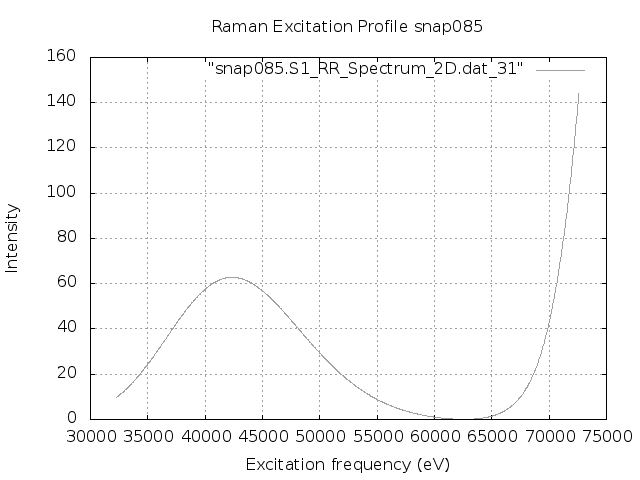

Source code (gnuplot):
set terminal png
set output "snap085.S1.REP.png"
set xlabel 'Excitation frequency (eV)'
set ylabel 'Intensity'
set title "Raman Excitation Profile snap085"
set grid
set autoscale
plot "snap085.S1_RR_Spectrum_2D.dat_31" with lines lc "blue"
exit
